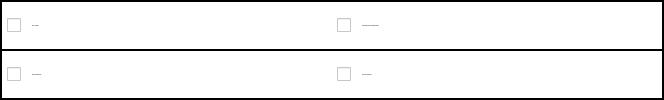
           <widget class="QFrame" name="frame_2">
            <property name="sizePolicy">
             <sizepolicy hsizetype="Preferred" vsizetype="Maximum">
              <horstretch>0</horstretch>
              <verstretch>0</verstretch>
             </sizepolicy>
            </property>
            <property name="styleSheet">
             <string notr="true">background-color: black;</string>
            </property>
            <property name="frameShape">
             <enum>QFrame::StyledPanel</enum>
            </property>
            <property name="frameShadow">
             <enum>QFrame::Raised</enum>
            </property>
            <layout class="QGridLayout" name="gridLayout_3">
             <property name="leftMargin">
              <number>1</number>
             </property>
             <property name="topMargin">
              <number>1</number>
             </property>
             <property name="rightMargin">
              <number>1</number>
             </property>
             <property name="bottomMargin">
              <number>1</number>
             </property>
             <property name="horizontalSpacing">
              <number>0</number>
             </property>
             <property name="verticalSpacing">
              <number>2</number>
             </property>
             <item row="0" column="4">
              <widget class="QLabel" name="Name_2">
               <property name="sizePolicy">
                <sizepolicy hsizetype="Minimum" vsizetype="Minimum">
                 <horstretch>0</horstretch>
                 <verstretch>0</verstretch>
                </sizepolicy>
               </property>
               <property name="minimumSize">
                <size>
                 <width>300</width>
                 <height>0</height>
                </size>
               </property>
               <property name="font">
                <font>
                 <family>Times New Roman,Times,serif</family>
                 <pointsize>-1</pointsize>
                </font>
               </property>
               <property name="styleSheet">
                <string notr="true">background-color: white;</string>
               </property>
               <property name="text">
                <string>Ohne beruflichen Ausbildungschluss</string>
               </property>
               <property name="alignment">
                <set>Qt::AlignLeading|Qt::AlignLeft|Qt::AlignVCenter</set>
               </property>
               <property name="wordWrap">
                <bool>true</bool>
               </property>
              </widget>
             </item>
             <item row="1" column="0">
              <widget class="QCheckBox" name="checkBox_2">
               <property name="sizePolicy">
                <sizepolicy hsizetype="Maximum" vsizetype="Minimum">
                 <horstretch>0</horstretch>
                 <verstretch>0</verstretch>
                </sizepolicy>
               </property>
               <property name="styleSheet">
                <string notr="true">background-color: white; padding: 5px;</string>
               </property>
               <property name="text">
                <string/>
               </property>
              </widget>
             </item>
             <item row="0" column="0">
              <widget class="QCheckBox" name="checkBox">
               <property name="sizePolicy">
                <sizepolicy hsizetype="Maximum" vsizetype="Minimum">
                 <horstretch>0</horstretch>
                 <verstretch>0</verstretch>
                </sizepolicy>
               </property>
               <property name="styleSheet">
                <string notr="true">background-color: white; padding: 5px;</string>
               </property>
               <property name="text">
                <string/>
               </property>
              </widget>
             </item>
             <item row="0" column="1">
              <widget class="QLabel" name="NameLabel_2">
               <property name="sizePolicy">
                <sizepolicy hsizetype="Minimum" vsizetype="Minimum">
                 <horstretch>0</horstretch>
                 <verstretch>0</verstretch>
                </sizepolicy>
               </property>
               <property name="minimumSize">
                <size>
                 <width>300</width>
                 <height>0</height>
                </size>
               </property>
               <property name="font">
                <font>
                 <family>Times New Roman,Times,serif</family>
                 <pointsize>-1</pointsize>
                </font>
               </property>
               <property name="styleSheet">
                <string notr="true">background-color: white;</string>
               </property>
               <property name="text">
                <string>Ohne Abshluss</string>
               </property>
               <property name="alignment">
                <set>Qt::AlignLeading|Qt::AlignLeft|Qt::AlignVCenter</set>
               </property>
              </widget>
             </item>
             <item row="1" column="1">
              <widget class="QLabel" name="SurnameLabel_2">
               <property name="sizePolicy">
                <sizepolicy hsizetype="Minimum" vsizetype="Minimum">
                 <horstretch>0</horstretch>
                 <verstretch>0</verstretch>
                </sizepolicy>
               </property>
               <property name="minimumSize">
                <size>
                 <width>300</width>
                 <height>0</height>
                </size>
               </property>
               <property name="font">
                <font>
                 <family>Times New Roman,Times,serif</family>
                 <pointsize>-1</pointsize>
                </font>
               </property>
               <property name="styleSheet">
                <string notr="true">background-color: white; </string>
               </property>
               <property name="text">
                <string>Hauptschulabshluss</string>
               </property>
               <property name="alignment">
                <set>Qt::AlignLeading|Qt::AlignLeft|Qt::AlignVCenter</set>
               </property>
              </widget>
             </item>
             <item row="0" column="2">
              <widget class="QCheckBox" name="checkBox_4">
               <property name="sizePolicy">
                <sizepolicy hsizetype="Maximum" vsizetype="Minimum">
                 <horstretch>0</horstretch>
                 <verstretch>0</verstretch>
                </sizepolicy>
               </property>
               <property name="styleSheet">
                <string notr="true">background-color: white; padding: 5px;</string>
               </property>
               <property name="text">
                <string/>
               </property>
              </widget>
             </item>
             <item row="1" column="2">
              <widget class="QCheckBox" name="checkBox_3">
               <property name="sizePolicy">
                <sizepolicy hsizetype="Maximum" vsizetype="Minimum">
                 <horstretch>0</horstretch>
                 <verstretch>0</verstretch>
                </sizepolicy>
               </property>
               <property name="styleSheet">
                <string notr="true">background-color: white; padding: 5px;</string>
               </property>
               <property name="text">
                <string/>
               </property>
              </widget>
             </item>
             <item row="1" column="4">
              <widget class="QLabel" name="Surname_2">
               <property name="sizePolicy">
                <sizepolicy hsizetype="Minimum" vsizetype="Minimum">
                 <horstretch>0</horstretch>
                 <verstretch>0</verstretch>
                </sizepolicy>
               </property>
               <property name="minimumSize">
                <size>
                 <width>300</width>
                 <height>0</height>
                </size>
               </property>
               <property name="font">
                <font>
                 <family>Times New Roman,Times,serif</family>
                 <pointsize>-1</pointsize>
                </font>
               </property>
               <property name="styleSheet">
                <string notr="true">background-color: white;</string>
               </property>
               <property name="text">
                <string>Abitur/Hochshulreife</string>
               </property>
               <property name="alignment">
                <set>Qt::AlignLeading|Qt::AlignLeft|Qt::AlignVCenter</set>
               </property>
               <property name="wordWrap">
                <bool>true</bool>
               </property>
              </widget>
             </item>
            </layout>
           </widget>
